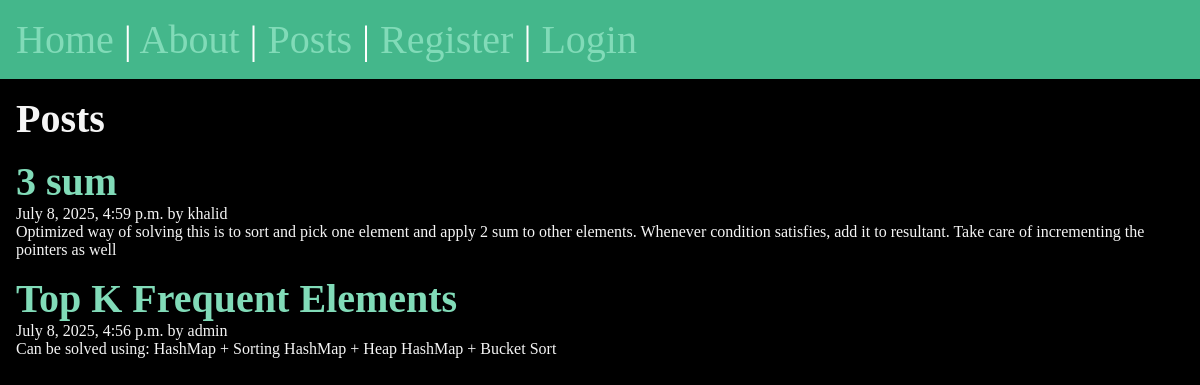
/posts/, run on the app's committed database.
### posts/models.py (models this page shows, shortened)
class Post(models.Model):
    title = models.CharField(max_length=70)
    body = models.TextField()
    slug = models.SlugField()
    date = models.DateTimeField(auto_now_add=True)
    banner = models.ImageField(default='fallback.png', blank=True)
    author = models.ForeignKey(User, on_delete=models.CASCADE, default=None)

### posts/views.py (the view)
# urls.py: path('', views.posts_list, name='list'),
def posts_list(request):
    posts = Post.objects.all().order_by('-date')
    return render(request, 'posts/posts_list.html', { 'posts' : posts })

### posts/templates/posts/posts_list.html (shortened to what this page needs)
{% extends "layout.html" %}
{% block content %}
    <section>
        <h1>Posts</h1>
        {% for post in posts %}
            <article class='post'>
                <h2>
                    <a href="{% url 'posts:page' slug=post.slug %}">
                        {{ post.title }}
                    </a>
                </h2>
                <p>{{ post.date }} by {{ post.author }}</p>
                <p>{{ post.body }}</p>
            </article>
        {% endfor %}
    </section>
{% endblock  %}

### static/css/style.css (style rules this page uses)
* { margin: 0; padding: 0; box-sizing: border-box; }
body { min-height: 100vh; background-color: black; color: whitesmoke; font-size: 3rem; }
section { display: flex; flex-flow: column; gap: 1rem; }
h1, h2 { font-size: 2.5rem; }
p { font-size: 1rem; }
a { text-decoration: none; color: #81dbb8; }

### data on the page
Post: title "3 sum", date "July 8, 2025, 4:59 p.m.", author "khalid", body "Optimized way of solving this is to sort and pick one element and apply 2 sum to other elements. Whenever condition satisfies, add it to resultant. Take care of incrementing the pointers as well"
Post: title "Top K Frequent Elements", date "July 8, 2025, 4:56 p.m.", author "admin", body "Can be solved using: HashMap + Sorting HashMap + Heap HashMap + Bucket Sort"
